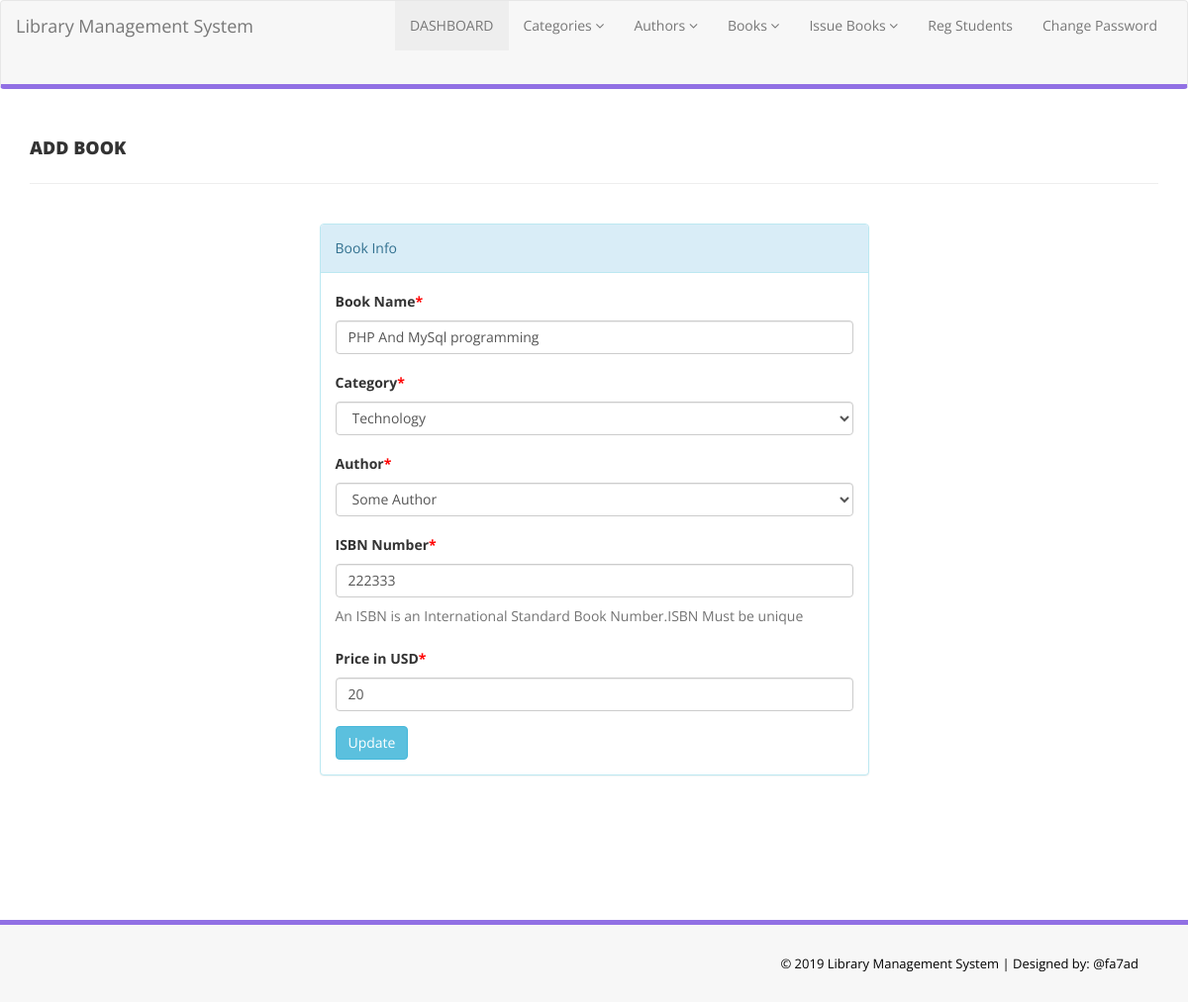
Page /app/src/admin/edit-book.php?bookid=1 (signed in) on the committed database.
### tables this page shows
CREATE TABLE `tblbooks` (
  `id` int(11) NOT NULL,
  `BookName` varchar(255) DEFAULT NULL,
  `CatId` int(11) DEFAULT NULL,
  `AuthorId` int(11) DEFAULT NULL,
  `ISBNNumber` int(11) DEFAULT NULL,
  `BookPrice` int(11) DEFAULT NULL,
  `RegDate` timestamp NULL DEFAULT CURRENT_TIMESTAMP,
  `UpdationDate` timestamp NULL DEFAULT NULL ON UPDATE CURRENT_TIMESTAMP
);

CREATE TABLE `tblcategory` (
  `id` int(11) NOT NULL,
  `CategoryName` varchar(150) DEFAULT NULL,
  `Status` int(1) DEFAULT NULL,
  `CreationDate` timestamp NULL DEFAULT CURRENT_TIMESTAMP,
  `UpdationDate` timestamp NULL DEFAULT '0000-00-00 00:00:00' ON UPDATE CURRENT_TIMESTAMP
);

CREATE TABLE `tblauthors` (
  `id` int(11) NOT NULL,
  `AuthorName` varchar(159) DEFAULT NULL,
  `creationDate` timestamp NULL DEFAULT CURRENT_TIMESTAMP,
  `UpdationDate` timestamp NULL DEFAULT NULL ON UPDATE CURRENT_TIMESTAMP
);

### app/src/admin/edit-book.php (the view, shortened to what this page needs)
<?php
include('includes/config.php');
?>
<!DOCTYPE html>
<html lang="en">
<head>
    <link href="assets/css/bootstrap.css" rel="stylesheet" />
    <link href="assets/css/font-awesome.css" rel="stylesheet" />
    <link href="assets/css/style.css" rel="stylesheet" />
</head>
<body>
    <?php include('includes/header.php'); ?>
    <div class="content-wrapper">
        <div class="container">
            <div class="row pad-botm">
                <div class="col-md-12">
                    <h4 class="header-line">Add Book</h4>
                </div>
            </div>
            <div class="row">
                <div class="col-md-6 col-sm-6 col-xs-12 col-md-offset-3">
                    <div class=" panel panel-info">
                        <div class="panel-heading">
                            Book Info
                        </div>
                        <div class="panel-body">
                            <form role="form" method="post">
                                <?php
                                $bookid = intval($_GET['bookid']);
                                $sql = "SELECT tblbooks.BookName,tblcategory.CategoryName,tblcategory.id as cid,tblauthors.AuthorName,tblauthors.id as athrid,tblbooks.ISBNNumber,tblbooks.BookPrice,tblbooks.id as bookid from  tblbooks join tblcategory on tblcategory.id=tblbooks.CatId join tblauthors on tblauthors.id=tblbooks.AuthorId where tblbooks.id=:bookid";
                                $query = $dbh->prepare($sql);
                                $query->bindParam(':bookid', $bookid, PDO::PARAM_STR);
                                $query->execute();
                                $results = $query->fetchAll(PDO::FETCH_OBJ);
                                if ($query->rowCount() > 0) {
                                    foreach ($results as $result) {               ?>
                                        <div class="form-group">
                                            <label>Book Name<span style="color:red;">*</span></label>
                                            <input class="form-control" type="text" name="bookname" value="<?php echo htmlentities($result->BookName); ?>" required />
                                        </div>
                                        <div class="form-group">
                                            <label> Category<span style="color:red;">*</span></label>
                                            <select class="form-control" name="category" required="required">
                                                <option value="<?php echo htmlentities($result->cid); ?>"> <?php echo htmlentities($catname = $result->CategoryName); ?></option>
                                            </select>
                                        </div>
                                        <div class="form-group">
                                            <label> Author<span style="color:red;">*</span></label>
                                            <select class="form-control" name="author" required="required">
                                                <option value="<?php echo htmlentities($result->athrid); ?>"> <?php echo htmlentities($athrname = $result->AuthorName); ?></option>
                                            </select>
                                        </div>
                                        <div class="form-group">
                                            <label>ISBN Number<span style="color:red;">*</span></label>
                                            <input class="form-control" type="text" name="isbn" value="<?php echo htmlentities($result->ISBNNumber); ?>" required="required" />
                                            <p class="help-block">An ISBN is an International Standard Book Number.ISBN Must be unique</p>
                                        </div>
                                        <div class="form-group">
                                            <label>Price in USD<span style="color:red;">*</span></label>
                                            <input class="form-control" type="text" name="price" value="<?php echo htmlentities($result->BookPrice); ?>" required="required" />
                                        </div>
                                <?php }
                                } ?>
                                <button type="submit" name="update" class="btn btn-info">Update </button>
                            </form>
                        </div>
                    </div>
                </div>
            </div>
        </div>
    </div>
    <?php include('includes/footer.php'); ?>
</body>
</html>

### app/src/admin/assets/css/style.css (style rules this page uses)
.content-wrapper { margin-top: 40px; min-height:800px; padding-bottom:90px; }
.header-line { font-weight:900; padding-bottom:25px; border-bottom:1px solid #eeeeee; text-transform:uppercase; }
.pad-botm { padding-bottom:30px; }

### rows in the picture
tblbooks: bookname "PHP And MySql programming", category "Technology", author "Some Author", isbn "222333", price "20"
